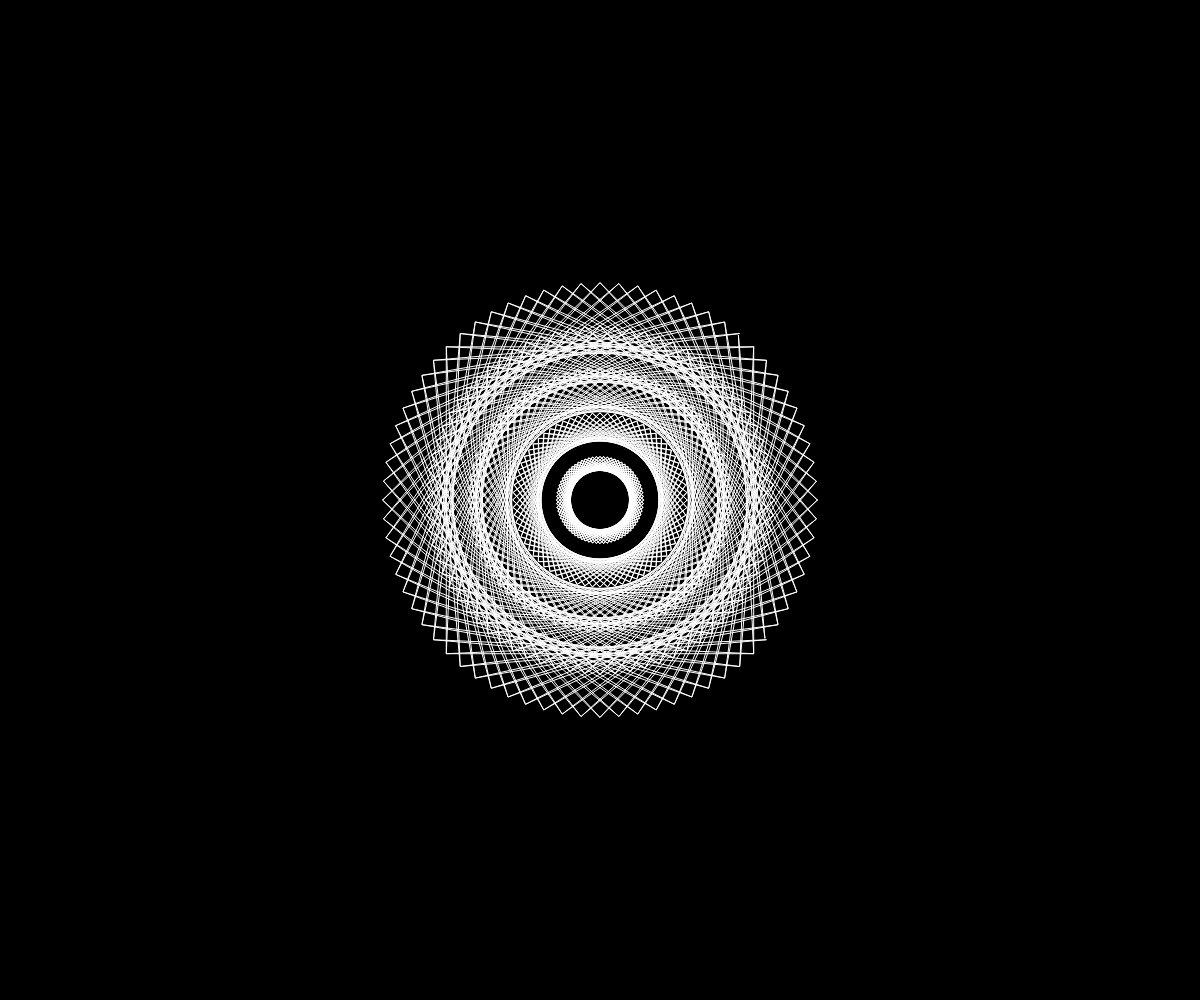
Frame 1 (no input)
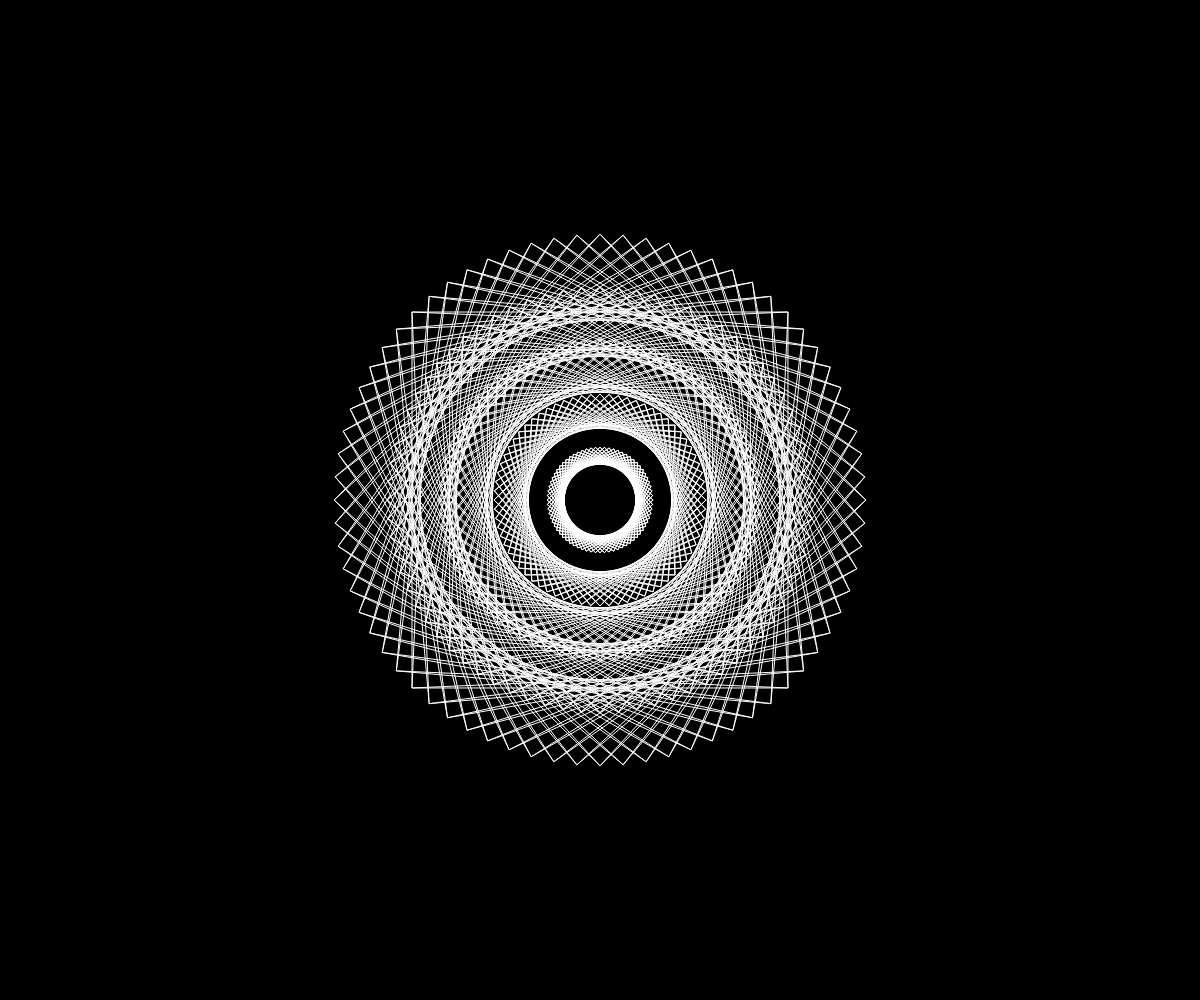
Frame 60 (no input)
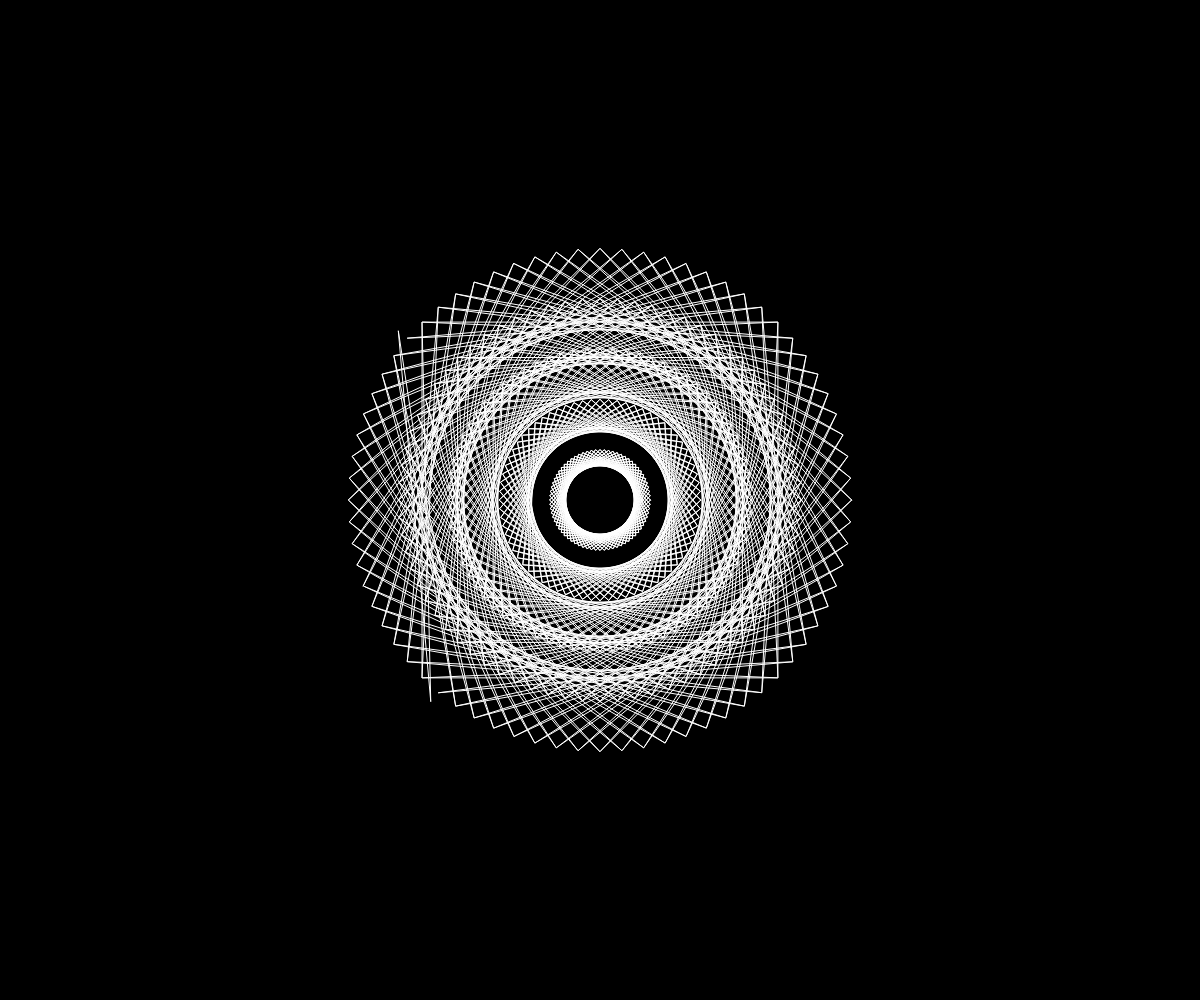
Frame 120 (the mouse pressed at the canvas centre since frame 60)

The p5.js sketch that drew these frames (run headless with seeded random() and noise() and a simulated clock; from frame 60 on, the mouse is pressed at the canvas centre):

// p5.js sketch
// ── sketch.js
let phase = 0;
let zoff = 0;
let breathing = 10;
let breathingInc = 0.5;
let core;
let c1;
let c2;
let c3;
let c4;
let c5;

function setup() {
  createCanvas(windowWidth, windowHeight);
  angleMode(DEGREES);
  frameRate(25)
  translate(windowWidth/2, windowHeight/2)
  stroke('white');
  strokeWeight(1);
  core = 1;
  sun();
}

function draw() {
  background(0);
  translate(windowWidth/2, windowHeight/2)
  //translate(random(-200,200), random(-200,200));
  sun();
}

function sun() {
  wobble(0.25, 1);
  wobble(0.25, 0.8);
  wobble(0.25, 0.6);
  wobble(0.25, 0.4);
  wobble(0.25, 0.2); 
  fill('black');
  //ellipse(0,0, 50-core);
}

function wobble(nm, v)
{
  push();
  noFill();
  beginShape();
  let noiseMax = nm;
  for (let a = 0; a < 360; a += 5) {
    let xoff = map(cos(a + phase)/random(900), -1, 1, 0, noiseMax);
    let yoff = map(sin(a + phase)/random(900), -1, 1, 0, noiseMax);
    let r = map(noise(xoff, yoff, zoff), 0, 1, 50, 88);
    let x = (r * cos(a) * v * (sin(0.185 * breathing) + 3));
    let y = (r * sin(a) * v * (sin(0.185 * breathing) + 3));
    vertex(x, y);
    vertex(y, -x);
  }

  endShape(CLOSE);
  pop();
  phase += 0.3;
  zoff += 0.01;
  breathing += 0.5;
}
